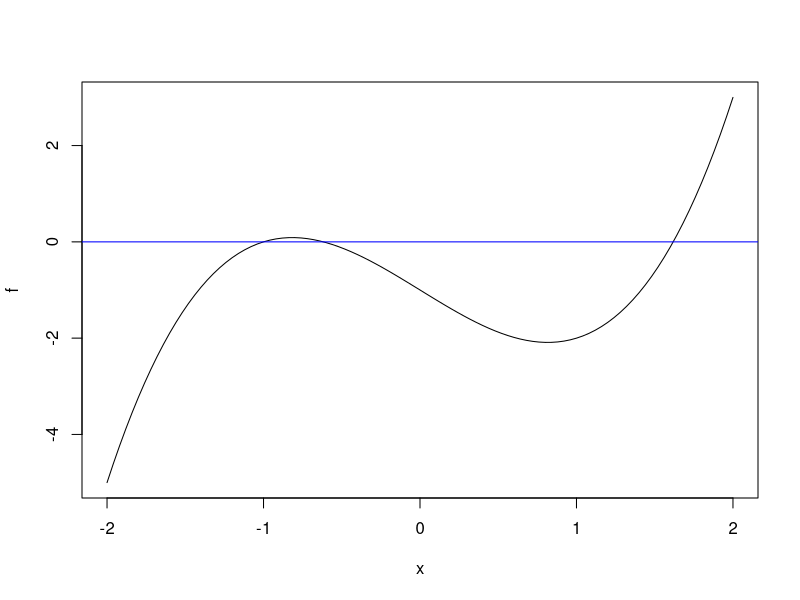
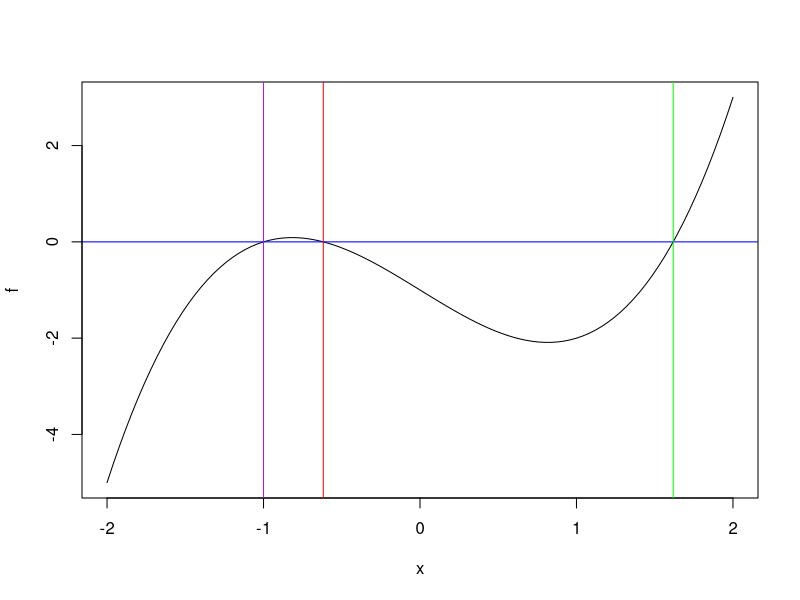
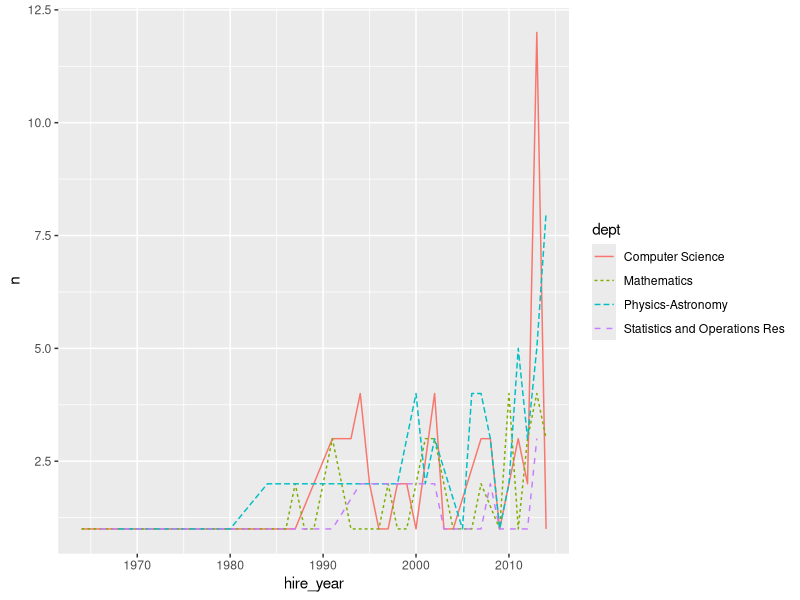
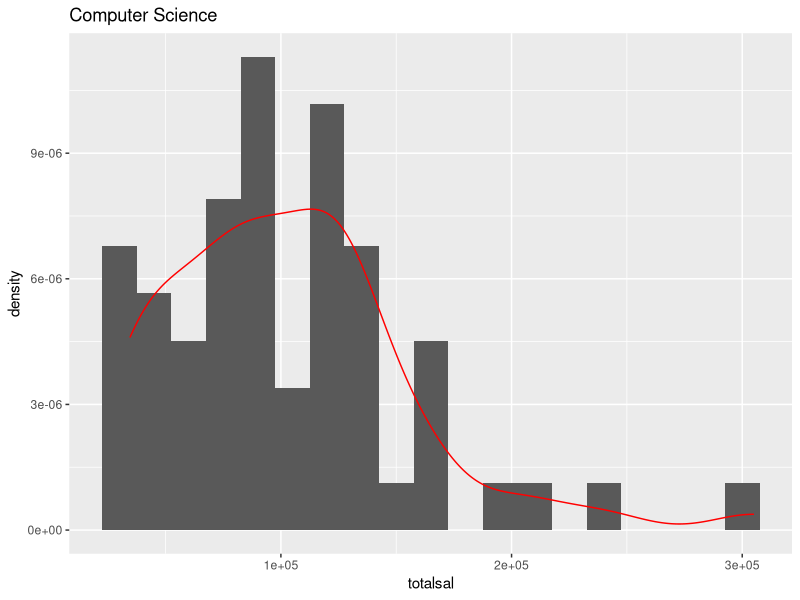
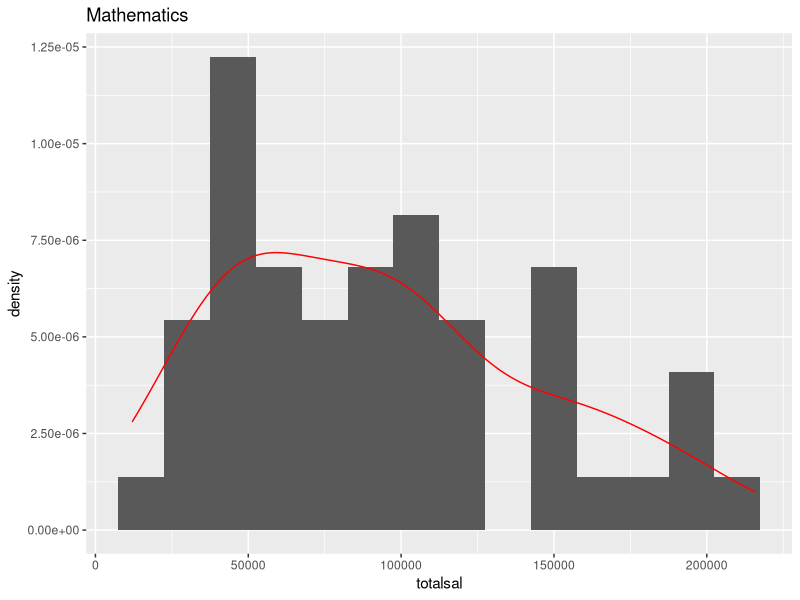
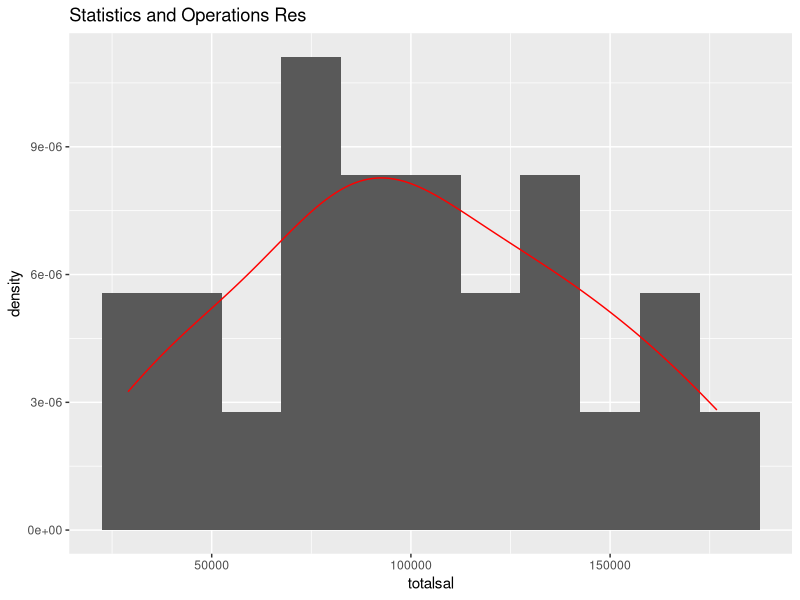
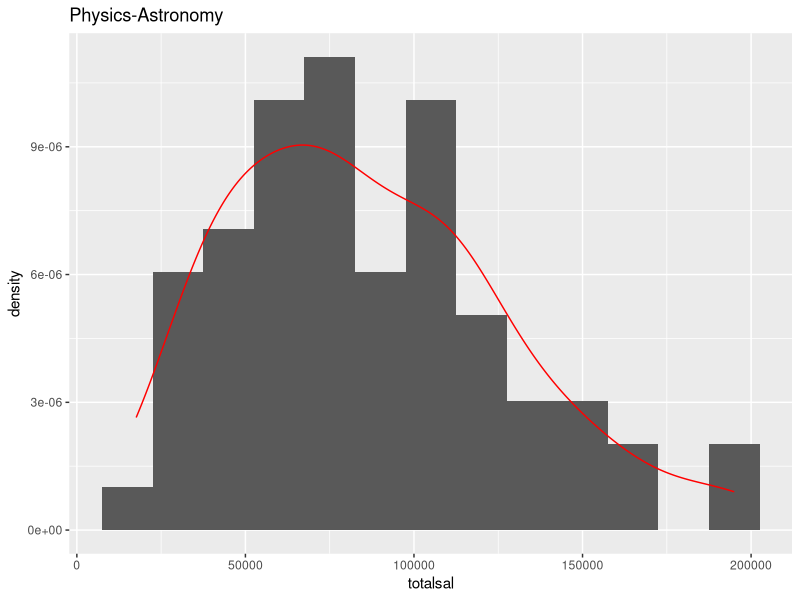
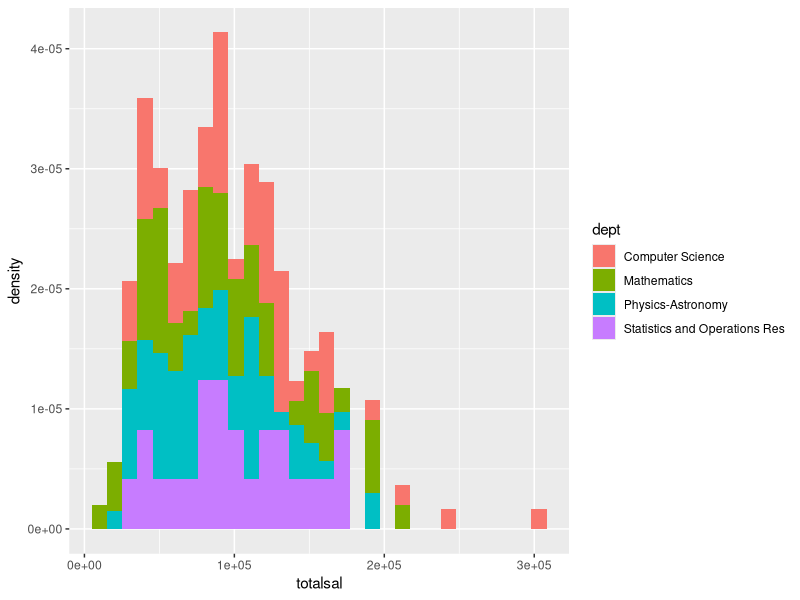

Write R code to recreate these figures, in order.
## ---- chunk 1
library(diagram)
library(tidyverse)
## ---- chunk 2
x1 <- c(2, .5, 4., 2)
x2 <- c(x1, rep(1, 4))
x3 <- 1:-2
x4 <- c('Hello','', 'World', '!', 'Hello World!' )
x4
## ---- chunk 3
x0 <- c(1, 0, -1, 2)
x1 <- c(2, .5, 4, 2)


X <- rbind(1:4, x0, x1, rep(1, 4), deparse.level = 0)
X
## ---- chunk 4
y1 <- X[X < 0]
y2 <- X[X > 0 & X < 2]

y1
y2
## ---- chunk 5
students <- data.frame( id      = factor(c("001", "002", "003")), 
                        score_A = c(95, 97, 90),         
                        score_B = c(80, 75, 84)) 

students$id == '003'
students[students$id == '003', ]
## ---- chunk 6
r0 <- c('Sun', 'Mon', 'Tues', 'Weds', 'Thurs', 'Fri', 'Sat')
r1 <- c('', 'NY', 2:6)
r2 <- 7:13
r3 <- c(14, 'MLK', 16:20)
r4 <- 21:27
r5 <- c(28:31, rep('', 3))

cal <- rbind(r0, r1, r2, r3, r4, r5)
cal <- as.data.frame(cal)
cal
## ---- chunk 7
id        <- factor(rep(c("001","002","003"), 2))
subj      <- rep(c("A","B"), each = 3)
score     <- c(95, 97, 90, 80, 75, 84)
students3 <- data.frame(id, subj, score)

#using cut
students3 %>%
  mutate(grade = cut(score, c(0, 80, 90, 100), labels = c('C', 'B', 'A'), right = F))

#directly
students3 %>%
  mutate(grade = ifelse(score < 80, 'C', ifelse(score < 90, 'B', 'A')))

#base r, directly
students3$grade <- ifelse(score < 80, 'C', ifelse(score < 90, 'B', 'A'))
## ---- chunk 8
mu <- apply(X, 2, mean)
X.cent <- t(X) - mu
X.var <- (1/3)*X.cent%*%t(X.cent)
X.var
var(X)
## ---- chunk 9
students3 %>%
  group_by(subj) %>%
  mutate(score.mean = mean(score))
## ---- chunk 10
bisect <- function(f, lower, upper, tol = 10^-6, maxit = 1000){
  #algorithm conditions
  if(lower >= upper ) {
    stop('lower must be strictly less than upper')
  }
  
  if(sign(f(lower)) == sign(f(upper))) {
    stop('f(lower) and f(upper) must have different signs)')
  }
  
  #begin algorithm
  
  #set counter
  i <- 1
  while(i <= maxit) {
    c <- (lower + upper)/2
    if(f(c) == 0 | (upper - lower)/2 < tol) {
      l <- list(c, f(c), i)
      return(l)
      break
    }
    #increment counter
     i <- i + 1
    #modify lower and upper
      if(sign(f(c)) == sign(f(lower))) {
      lower <- c
    } else {
      upper <- c
    }
  }
  stop('method failed: maximum number of iterations reached')
}

## ---- chunk 11
#function to test bisect on
f <- function(x) x^3 - 2*x - 1
plot(f, xlim = c(-2, 2))
abline(0, 0, col='blue')

root1 <- bisect(f, 1, 2)[1]
root2 <- bisect(f, -.8, 0)[1]
root3 <- bisect(f, -2, -.9)[1]
plot(f, xlim = c(-2, 2))
abline(0, 0, col='blue')

#confirm roots
abline(v = root1, col = 'green')
abline(v = root2, col= 'red')
abline(v = root3, col= 'purple')
## ---- chunk 12
salaries <- read.csv('data/unc_salary_data.csv')

index <- str_which(salaries$dept, 'Stat*')

STOR <- salaries[index,]

STOR %>%
  select(name, age, totalsal)

salaries %>%
  select(name, dept, totalsal) %>%
  filter(totalsal > 200000) %>%
  head()

salaries %>%
  select(name, dept, totalsal) %>%
  group_by(dept) %>%
  summarise(mean_salary = mean(totalsal)) %>%
  filter(grepl('Statistics*', dept))
## ---- chunk 13
data(iris)

iris %>%
  mutate(id = row_number()) %>% 
  group_by(Species) %>%
  mutate(subset = cut(sample(row_number()), breaks = 5, labels = 1:5)) %>%
  group_by(subset) %>%
  group_split() -> iris_subsets
  
lapply(iris_subsets, head)
lapply(iris_subsets, function(x) x$id)
lapply(iris_subsets, function(x) table(x$Species))
## ---- chunk 14
salaries %>%
  filter(dept %in% c('Computer Science', 'Mathematics', 'Statistics and Operations Res', 'Physics-Astronomy')) %>%
  mutate(hire_year = as.numeric(str_sub(hiredate, 1, 4))) %>%
  group_by(hire_year, dept) %>%
  summarise(n = n()) %>%
  ggplot(aes(hire_year, n, col = dept, linetype = dept)) +
  geom_line()
## ---- chunk 15
index <- c('Computer Science', 'Mathematics', 'Statistics and Operations Res', 'Physics-Astronomy')

for(i in index){
print(salaries %>%
  filter(dept == i) %>%
  ggplot(aes(x = totalsal)) +
  labs(title = i) + 
  geom_histogram(aes(y = ..density..), binwidth = 15000) +
  geom_density(col = 'red'))
}

salaries %>%
  filter(dept %in% c('Computer Science', 'Mathematics', 'Statistics and Operations Res', 'Physics-Astronomy')) %>%
  ggplot(aes(x = totalsal)) +
  geom_histogram(aes(y = ..density.., fill = dept))

salaries %>%
  filter(dept %in% c('Computer Science', 'Mathematics', 'Statistics and Operations Res', 'Physics-Astronomy')) %>%
  ggplot(aes(x = totalsal, col = dept)) +
  geom_density() 
## ---- chunk 16
# recall the "relevant" dataset from above
salaries <- read.csv('data/unc_salary_data.csv')
relevant <- subset(salaries, select = c(name, dept, age, totalsal))

opar <- par(mfrow = c(1,3))
for(Dept in c("Computer Science", "Mathematics", "Physics-Astronomy")) {
Salaries <- subset(relevant, dept == Dept)$totalsal
h <- hist(Salaries, ylim = c(0, 1e-5), # to fix plotting ranges
sub = paste("Department: ", Dept), freq = FALSE)

# Empirical density curve
lines(
density(Salaries), add = TRUE, # add to the currect canvas
xlim = range(h$breaks), ylim = c(0, 1e-5), # to match plotting ranges
col = "steelblue4",
main = "", sub = "", xlab = "", ylab = "" # to supress labels
)
# Normal density curve
curve(
dnorm(x, mean = mean(Salaries), sd = sd(Salaries)), add = TRUE, # add to the currect canvas
xlim = range(h$breaks), ylim = c(0, 1e-5), # to match plotting ranges
col = "violetred4",
main = "", sub = "", xlab = "", ylab = "" # to supress labels
)
legend("topright",
legend = c("Kernel Density", "Normal Density"),
col = c("steelblue4", "violetred4"), lty = 1, cex = 0.8)
}
par(opar)
